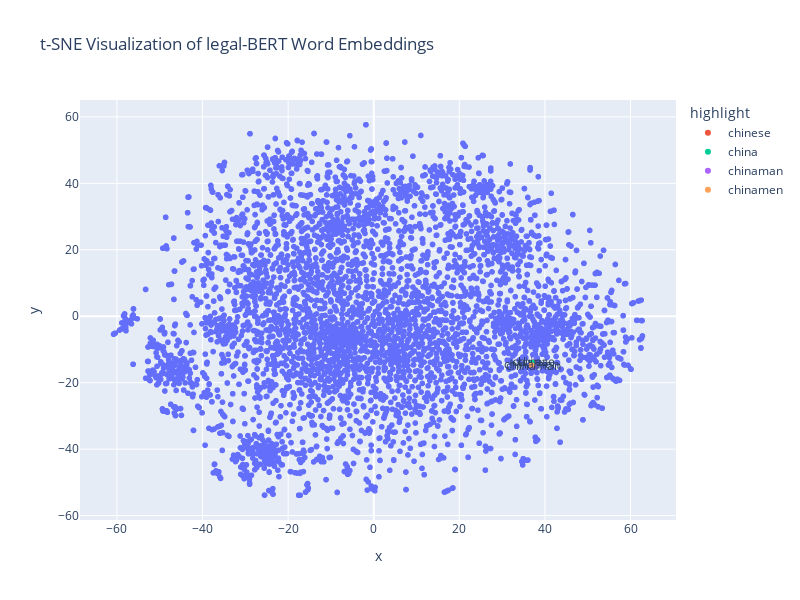

Source (notebook cell):
### Code cell
# Create a DataFrame for visualization
import plotly.express as px

df_tsne = pd.DataFrame(tsne_results, columns=['x', 'y'])
df_tsne['word'] = list(word_embeddings.keys())
# Highlight the word 'chinese' in the plot
keywords = ["chinese", "china", "chinaman", "chinamen"]
df_tsne['highlight'] = df_tsne['word'].apply(lambda x: x if x in keywords else '')

fig = px.scatter(
    df_tsne,
    x='x',
    y='y',
    title='t-SNE Visualization of legal-BERT Word Embeddings',
    color='highlight',                        
    hover_data=['word'], 
    text= 'highlight',
    height=600,
    width=800
)

fig.show()

### Figure 1 — Plotly figure (JSON) as saved in the notebook; plotly's stock layout.template omitted (floating-point values rounded to 4 significant figures; data arrays with more than 128 entries replaced by an {"elided": "..."} marker saying what was removed)
{"data": [{"customdata": {"elided": "4754x1 str values"}, "hovertemplate": "highlight=%{text}<br>x=%{x}<br>y=%{y}<br>word=%{customdata[0]}<extra></extra>", "legendgroup": "", "marker": {"color": "#636efa", "symbol": "circle"}, "mode": "markers+text", "name": "", "showlegend": false, "text": {"elided": "4754 str values"}, "type": "scattergl", "x": {"elided": "4754 float values"}, "xaxis": "x", "y": {"elided": "4754 float values"}, "yaxis": "y"}, {"customdata": [["chinese"]], "hovertemplate": "highlight=%{text}<br>x=%{x}<br>y=%{y}<br>word=%{customdata[0]}<extra></extra>", "legendgroup": "chinese", "marker": {"color": "#EF553B", "symbol": "circle"}, "mode": "markers+text", "name": "chinese", "showlegend": true, "text": ["chinese"], "type": "scattergl", "x": [37.29], "xaxis": "x", "y": [-13.86], "yaxis": "y"}, {"customdata": [["china"]], "hovertemplate": "highlight=%{text}<br>x=%{x}<br>y=%{y}<br>word=%{customdata[0]}<extra></extra>", "legendgroup": "china", "marker": {"color": "#00cc96", "symbol": "circle"}, "mode": "markers+text", "name": "china", "showlegend": true, "text": ["china"], "type": "scattergl", "x": [37.13], "xaxis": "x", "y": [-13.97], "yaxis": "y"}, {"customdata": [["chinaman"]], "hovertemplate": "highlight=%{text}<br>x=%{x}<br>y=%{y}<br>word=%{customdata[0]}<extra></extra>", "legendgroup": "chinaman", "marker": {"color": "#ab63fa", "symbol": "circle"}, "mode": "markers+text", "name": "chinaman", "showlegend": true, "text": ["chinaman"], "type": "scattergl", "x": [37.35], "xaxis": "x", "y": [-15.07], "yaxis": "y"}, {"customdata": [["chinamen"]], "hovertemplate": "highlight=%{text}<br>x=%{x}<br>y=%{y}<br>word=%{customdata[0]}<extra></extra>", "legendgroup": "chinamen", "marker": {"color": "#FFA15A", "symbol": "circle"}, "mode": "markers+text", "name": "chinamen", "showlegend": true, "text": ["chinamen"], "type": "scattergl", "x": [36.87], "xaxis": "x", "y": [-14.68], "yaxis": "y"}], "layout": {"height": 600, "legend": {"title": {"text": "highlight"}, "tracegroupgap": 0}, "title": {"text": "t-SNE Visualization of legal-BERT Word Embeddings"}, "width": 800, "xaxis": {"anchor": "y", "domain": [0, 1], "title": {"text": "x"}}, "yaxis": {"anchor": "x", "domain": [0, 1], "title": {"text": "y"}}}}
